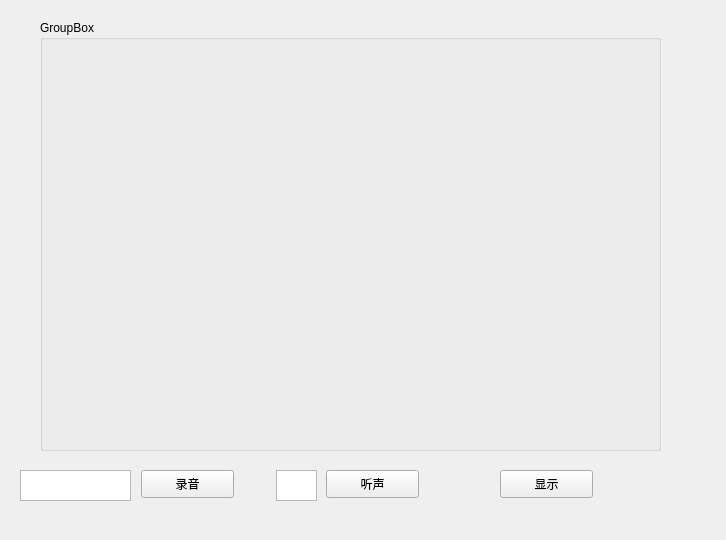
<?xml version="1.0" encoding="UTF-8"?>
<ui version="4.0">
 <class>Form</class>
 <widget class="QWidget" name="Form">
  <property name="geometry">
   <rect>
    <x>0</x>
    <y>0</y>
    <width>726</width>
    <height>540</height>
   </rect>
  </property>
  <property name="windowTitle">
   <string>Form</string>
  </property>
  <widget class="QPushButton" name="pushButton">
   <property name="geometry">
    <rect>
     <x>141</x>
     <y>470</y>
     <width>93</width>
     <height>28</height>
    </rect>
   </property>
   <property name="text">
    <string>录音</string>
   </property>
  </widget>
  <widget class="QTextEdit" name="textEdit">
   <property name="geometry">
    <rect>
     <x>20</x>
     <y>470</y>
     <width>111</width>
     <height>31</height>
    </rect>
   </property>
   <property name="readOnly">
    <bool>true</bool>
   </property>
  </widget>
  <widget class="QPushButton" name="pushButton_2">
   <property name="geometry">
    <rect>
     <x>326</x>
     <y>470</y>
     <width>93</width>
     <height>28</height>
    </rect>
   </property>
   <property name="text">
    <string>听声</string>
   </property>
  </widget>
  <widget class="QTextEdit" name="textEdit_2">
   <property name="geometry">
    <rect>
     <x>276</x>
     <y>470</y>
     <width>41</width>
     <height>31</height>
    </rect>
   </property>
   <property name="lineWrapMode">
    <enum>QTextEdit::WidgetWidth</enum>
   </property>
  </widget>
  <widget class="QPushButton" name="pushButton_3">
   <property name="geometry">
    <rect>
     <x>500</x>
     <y>470</y>
     <width>93</width>
     <height>28</height>
    </rect>
   </property>
   <property name="text">
    <string>显示</string>
   </property>
  </widget>
  <widget class="QGroupBox" name="groupBox">
   <property name="geometry">
    <rect>
     <x>40</x>
     <y>20</y>
     <width>621</width>
     <height>431</height>
    </rect>
   </property>
   <property name="title">
    <string>GroupBox</string>
   </property>
  </widget>
 </widget>
 <resources/>
 <connections>
  <connection>
   <sender>pushButton</sender>
   <signal>clicked()</signal>
   <receiver>Form</receiver>
   <slot>button_clickrecord()</slot>
   <hints>
    <hint type="sourcelabel">
     <x>209</x>
     <y>486</y>
    </hint>
    <hint type="destinationlabel">
     <x>71</x>
     <y>465</y>
    </hint>
   </hints>
  </connection>
  <connection>
   <sender>pushButton_2</sender>
   <signal>clicked()</signal>
   <receiver>Form</receiver>
   <slot>button_clicklisten()</slot>
   <hints>
    <hint type="sourcelabel">
     <x>384</x>
     <y>485</y>
    </hint>
    <hint type="destinationlabel">
     <x>583</x>
     <y>465</y>
    </hint>
   </hints>
  </connection>
  <connection>
   <sender>pushButton_3</sender>
   <signal>clicked()</signal>
   <receiver>Form</receiver>
   <slot>button_clickshow()</slot>
   <hints>
    <hint type="sourcelabel">
     <x>554</x>
     <y>483</y>
    </hint>
    <hint type="destinationlabel">
     <x>643</x>
     <y>486</y>
    </hint>
   </hints>
  </connection>
 </connections>
 <slots>
  <slot>button_clickrecord()</slot>
  <slot>button_clicklisten()</slot>
  <slot>button_clickshow()</slot>
 </slots>
</ui>
